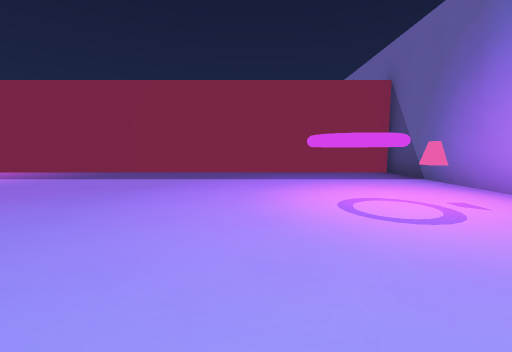
[1] (above)

23 first-person views from a walk through a Godot game level. The camera is 1.3 m above the floor, tilts 6° down and sees 90° across. The floor is counted in squares, 2 m on a side. Each view is taken from the middle of a square. On the plan, view 1 faces up. The plan holds only what a view shows up to about 9 squares ahead; the rest is blank. Characters and animated objects are not drawn.

[2]
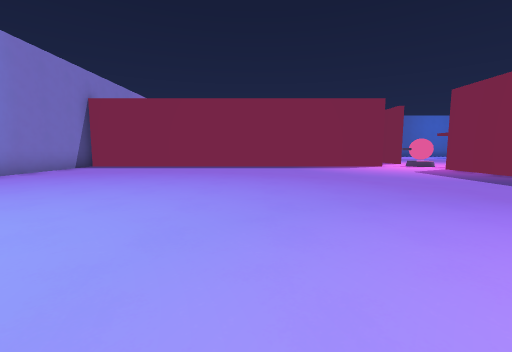

[3]
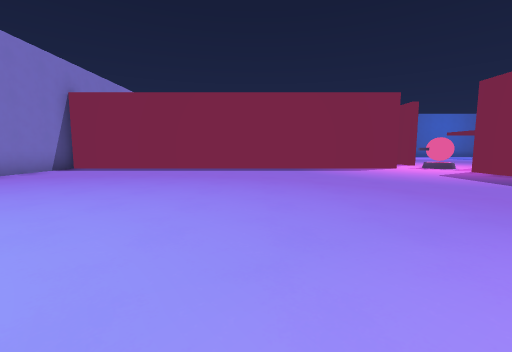

[4]
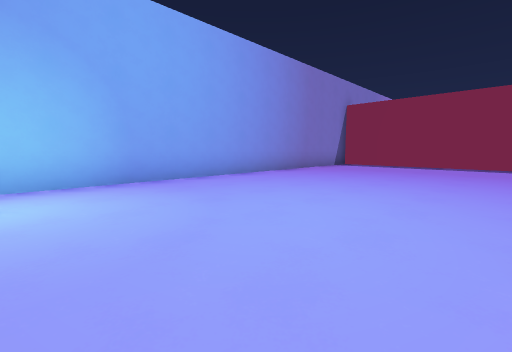

[5]
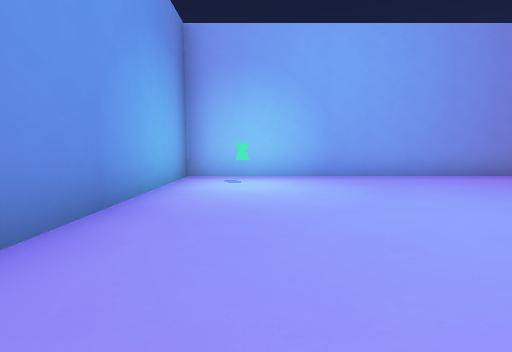

[6]
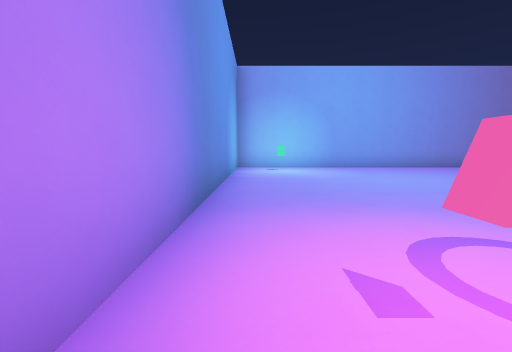

[7]
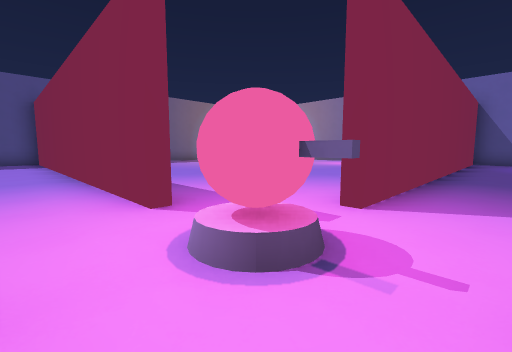

[8]
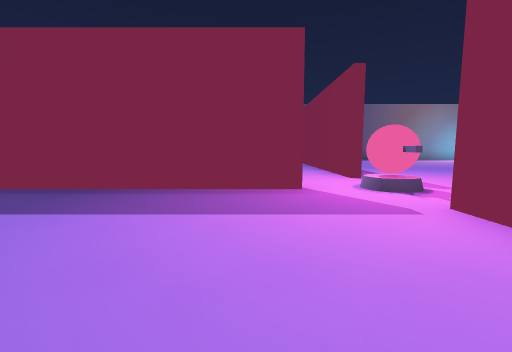

[9]
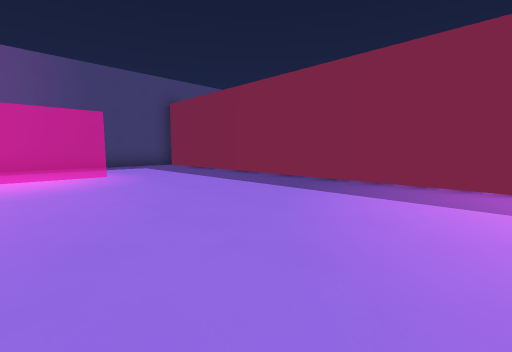

[10]
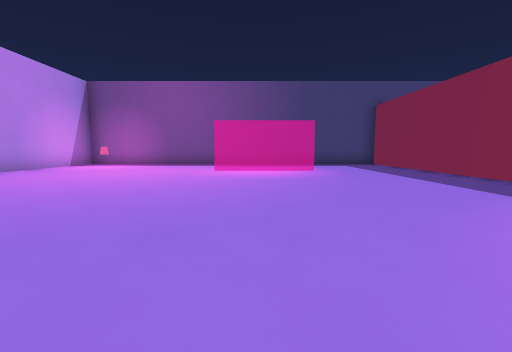

[11]
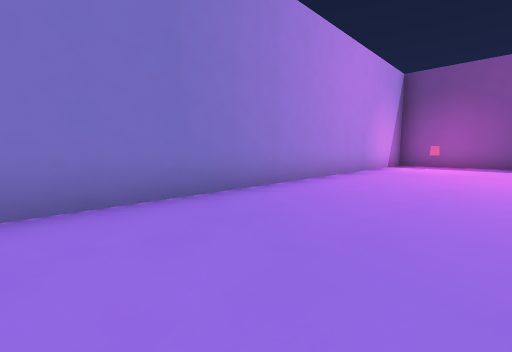

[12]
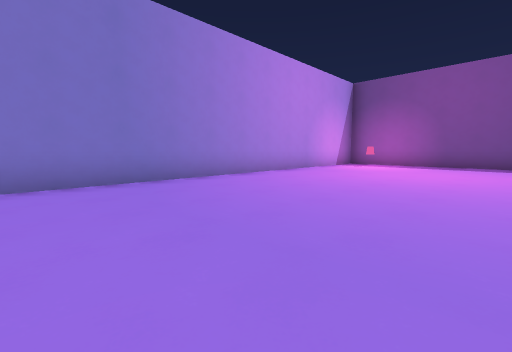

[13]
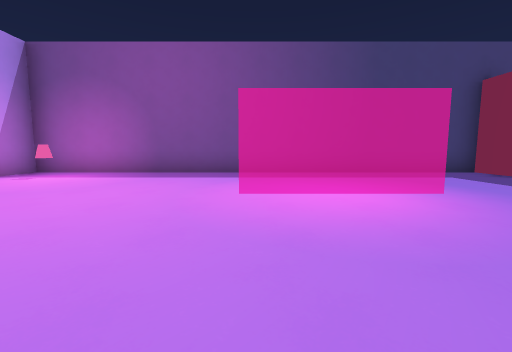

[14]
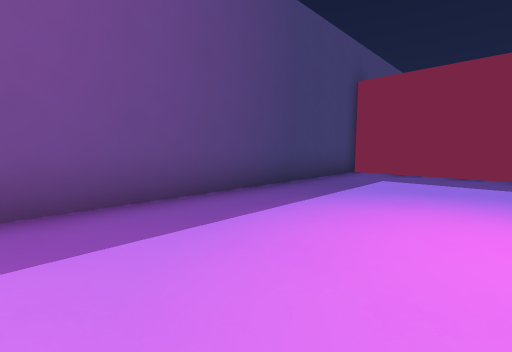

[15]
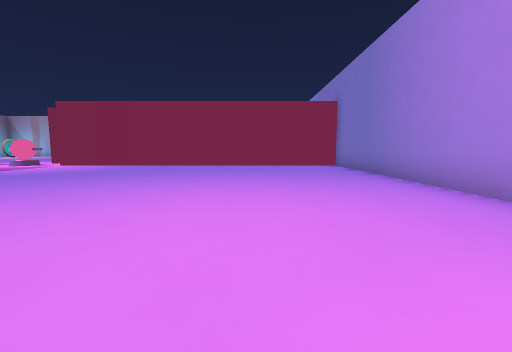

[16]
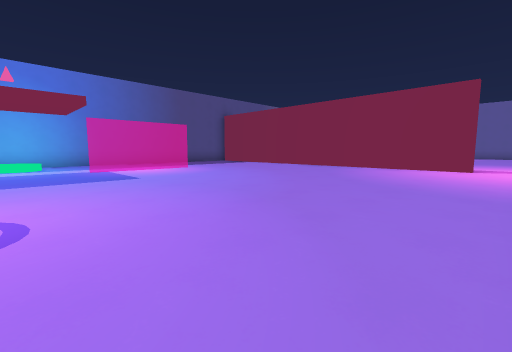

[17]
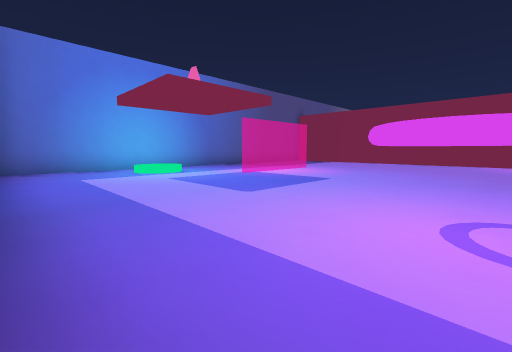

[18]
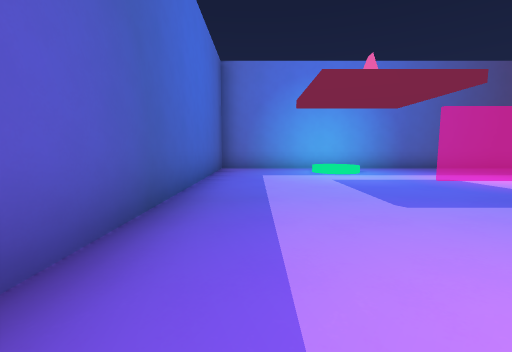

[19]
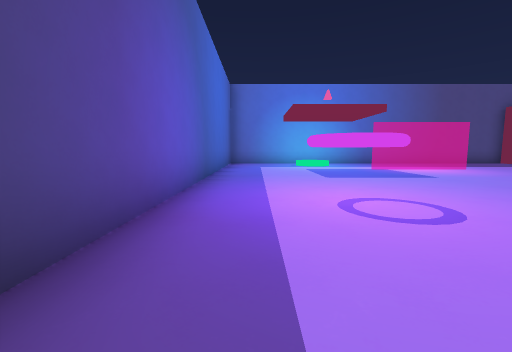

[20]
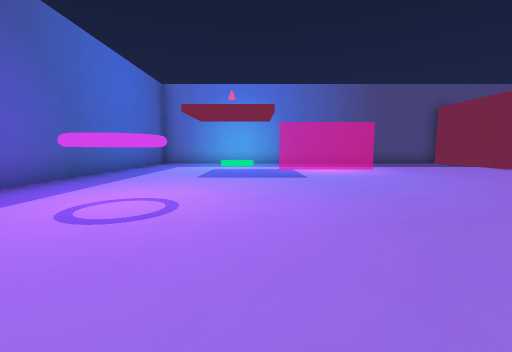

[21]
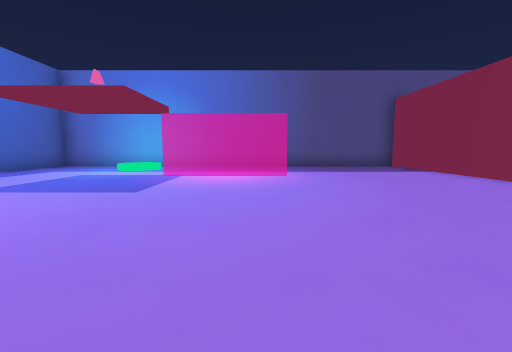

[22]
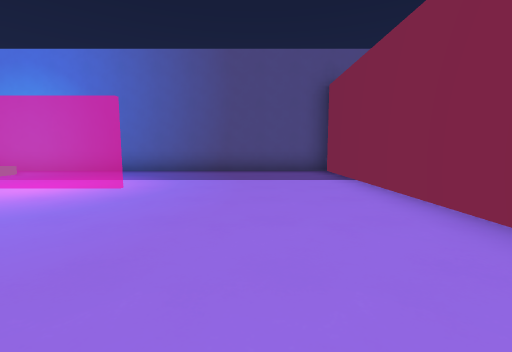

[23]
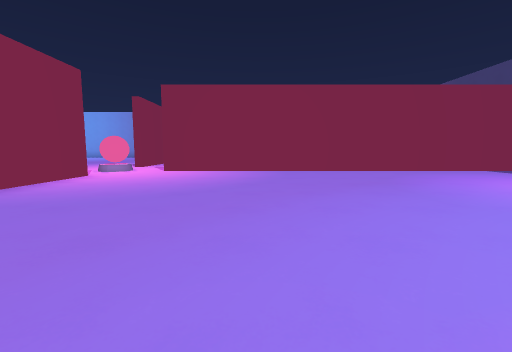

### Floor plan
Ten units are one square. View 1 is at (0, 0); x grows to the right and y downward. Boxes are objects, and circles mark ways between rooms. Rooms are numbered by the first view taken in them; rooms with no view inside come last. Other rooms are left out.
<svg viewBox="-216 -201 257 257">
<path fill="none" stroke="#000" d="M-89 -50 -89 -58M-86 -59 -86 51 36 51 36 -71 -72 -71M-89 -86 -89 -96M-101 -71 -211 -71 -211 51 -99 51M-206 -74 -102 -74M-89 -96 -89 -196 -211 -196 -211 -90"/>
<rect x="-95" y="-75" width="10" height="10" fill="#bbb"><title>turret</title></rect>
<rect x="15" y="35" width="10" height="10" fill="#bbb"><title>other object</title></rect>
<rect x="15" y="-35" width="10" height="10" fill="#bbb"><title>other object</title></rect>
<rect x="-205" y="35" width="10" height="10" fill="#bbb"><title>other object</title></rect>
<circle cx="-95" cy="-65" r="3" fill="#2a7"/>
<circle cx="-100" cy="-85" r="3" fill="#2a7"/>
<text x="-30" y="-10">1</text>
<text x="-160" y="-10">2</text>
<text x="-160" y="-140">3</text>
</svg>
Room 1 opens to room 2. Room 1 opens to room 3.

Where each view was taken, in squares from view 1:
view 1: 0 up, 0 right, facing up
view 2: 1 up, 1 right, facing left
view 3: 1 up, 0 right, facing left
view 4: 0 up, 2 right, facing down-left
view 5: 1 up, 2 right, facing down
view 6: 4 up, 3 right, facing down
view 7: 6 up, 10 left, facing up-right
view 8: 3 up, 11 left, facing up
view 9: 2 up, 11 left, facing up-left
view 10: 2 up, 10 left, facing left
view 11: 2 down, 10 left, facing down-left
view 12: 0 up, 10 left, facing down-left
view 13: 1 up, 14 left, facing left
view 14: 0 up, 18 left, facing up-left
view 15: 2 down, 19 left, facing right
view 16: 8 up, 18 left, facing up-right
view 17: 11 up, 21 left, facing up-right
view 18: 11 up, 20 left, facing up
view 19: 8 up, 20 left, facing up
view 20: 8 up, 17 left, facing up
view 21: 10 up, 14 left, facing up
view 22: 12 up, 11 left, facing up
view 23: 15 up, 13 left, facing down
